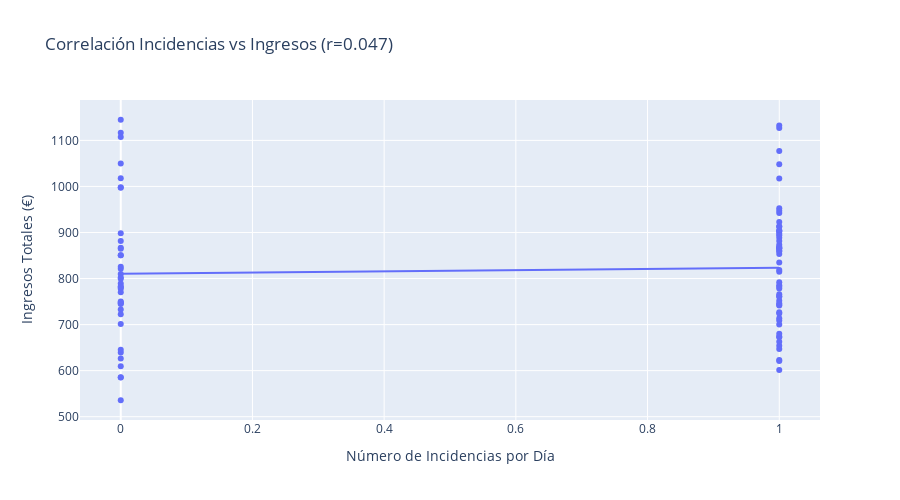

The notebook cell saved with this chart:
### Markdown cell above
### 3.1 Visualización: Scatter Plot con Regresión

### Code cell
# Scatter plot con Plotly
fig = px.scatter(df_diario, 
                 x='NumIncidencias', 
                 y='Ingresos',
                 trendline='ols',
                 title=f'Correlación Incidencias vs Ingresos (r={pearson_corr:.3f})',
                 labels={'NumIncidencias': 'Número de Incidencias por Día',
                        'Ingresos': 'Ingresos Totales (€)'},
                 hover_data=['Fecha'])

fig.update_layout(height=500, showlegend=True)
fig.show()
